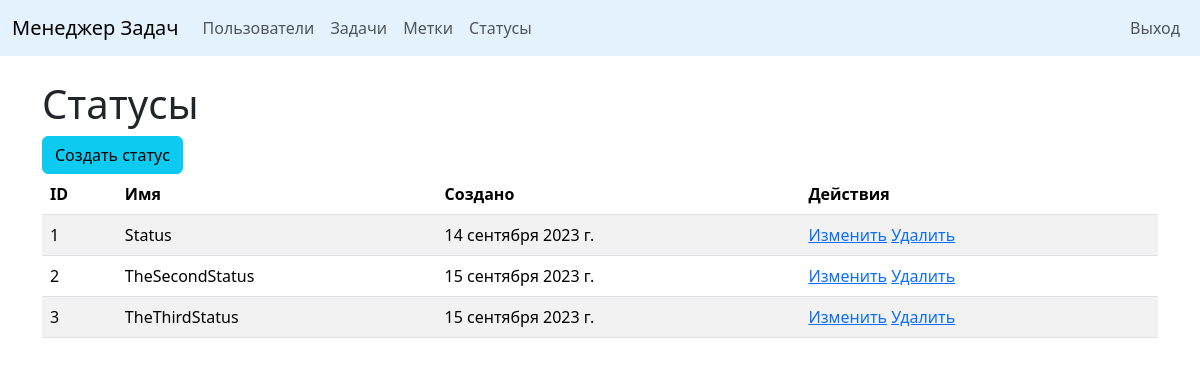
Page /statuses/ (signed in) on the committed database.
### task_manager/statuses/models.py (models this page shows, shortened)
class Status(models.Model):
    name = models.CharField(max_length=255,
                            unique=True,
                            verbose_name=_('Name'))
    description = models.CharField(max_length=255,
                                   verbose_name=_('Description'))
    created_at = models.DateField(auto_now_add=True, verbose_name=_('Created at'))

### task_manager/statuses/views.py (the view)
# urls.py: path('', StatusListView.as_view(), name='statuses_list'),
class StatusListView(LoginRequiredMixin, ListView):
    model = Status
    template_name = 'statuses/statuses.html'
    context_object_name = 'statuses'

### task_manager/templates/statuses/statuses.html
{% extends 'for_import/base.html' %}
{% load i18n %}
{% block content %}
<div class="container mt-4">
    <h1>{% translate "Statuses" %}</h1>
    <a href="{% url 'create_status' %}"><button class="btn btn-info">{% translate "Add status" %}</button></a>
    {% if statuses %}
    <table class="table table-striped">
        <thead>
            <tr>
                <th>ID</th>
                <th>{% translate "Name" %}</th>
                <th>{% translate "Created" %}</th>
                <th>{% translate "Operation" %}</th>
            </tr>
        </thead>
        {% for status in statuses %}
        <tr>
            <td>{{status.id}}</td>
            <td>{{status.name}}</td>
            <td>{{status.created_at}}</td>
            <td>
                <a href="{% url 'update_status' status.id %}">{% translate "Edit" %}</a>
                <a href="{% url 'delete_status' status.id %}">{% translate "Delete" %}</a>
            </td>
        </tr>
        {% endfor %}
    </table>
    {% else %}
        <h1>{% translate "No statuses" %}</h1>
    {% endif %}
</div>
{% endblock %}

### rows in the picture
Status: id "1", name "Status", created_at "14 сентября 2023 г."
Status: id "2", name "TheSecondStatus", created_at "15 сентября 2023 г."
Status: id "3", name "TheThirdStatus", created_at "15 сентября 2023 г."
